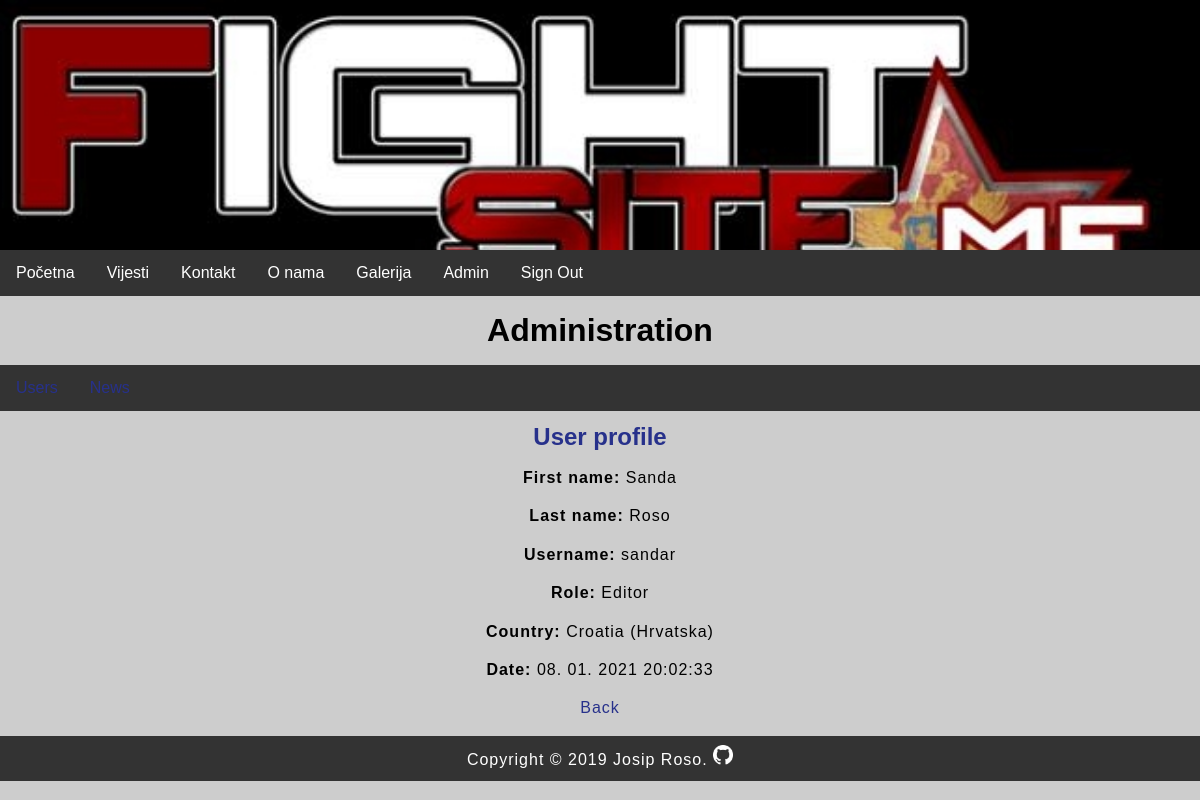
Screenshot of /index.php?menu=8&action=1&id=21 (signed in) with the database file from the repository.
### tables this page shows
CREATE TABLE `users` (
  `id` int(11) NOT NULL,
  `firstname` varchar(255) NOT NULL,
  `lastname` varchar(255) NOT NULL,
  `email` varchar(255) NOT NULL,
  `username` varchar(255) NOT NULL,
  `password` varchar(255) NOT NULL,
  `country` char(2) NOT NULL,
  `date` timestamp NOT NULL DEFAULT CURRENT_TIMESTAMP ON UPDATE CURRENT_TIMESTAMP,
  `archive` enum('Y','N') NOT NULL DEFAULT 'N',
  `role` int(1) DEFAULT '3'
);

CREATE TABLE `countries` (
  `id` int(11) NOT NULL,
  `country_code` varchar(2) NOT NULL DEFAULT '',
  `country_name` varchar(100) NOT NULL DEFAULT ''
);

### functions.php (called while the page is built)
<?php
	function pickerDateToMysql($pickerDate){
		$date = DateTime::createFromFormat('Y-m-d H:i:s', $pickerDate);
		return $date->format('d. m. Y H:i:s');
	}
?>

### admin/users.php (the view, shortened to what this page needs)
<?php
	if (isset($_GET['id']) && $_GET['id'] != '') {
		$query  = "SELECT * FROM users";
		$query .= " WHERE id=".$_GET['id'];
		$result = @mysqli_query($MySQL, $query);
		$row = @mysqli_fetch_array($result);
		print '
		<h2>User profile</h2>
		<p><b>First name:</b> ' . $row['firstname'] . '</p>
		<p><b>Last name:</b> ' . $row['lastname'] . '</p>
		<p><b>Username:</b> ' . $row['username'] . '</p>';
		if($row['role'] == 1) {
			print '<p><b>Role:</b> ' . "Administrator" . '</p>';
		} else if($row['role'] == 2) {
			print '<p><b>Role:</b> ' . "Editor" . '</p>';
		} else {
			print '<p><b>Role:</b> ' . "User" . '</p>';
		}
		$_query  = "SELECT * FROM countries";
		$_query .= " WHERE country_code='" . $row['country'] . "'";
		$_result = @mysqli_query($MySQL, $_query);
		$_row = @mysqli_fetch_array($_result);
		print '
		<p><b>Country:</b> ' .$_row['country_name'] . '</p>
		<p><b>Date:</b> ' . pickerDateToMysql($row['date']) . '</p>
		<p><a href="index.php?menu='.$menu.'&amp;action='.$action.'">Back</a></p>';
	}
?>

### style.css (style rules this page uses)
body, html { font-family: 'Oswald', sans-serif; margin: 0; font-size: 16px; background-image: url("img/pozadina.png"); text-align: center; }
h1,h2 { margin: 0.5em; font-size: 2em; }
h2 { font-size: 1.5em; color: #27318b; }
main a { color: #27318b; text-decoration: none; }
p { margin: 1em; line-height: 1.4em; letter-spacing: 1px; }

### rows the page displays
users: firstname "Sanda", lastname "Roso", username "sandar", date "08. 01. 2021 20:02:33"
countries: country_name "Croatia (Hrvatska)"
